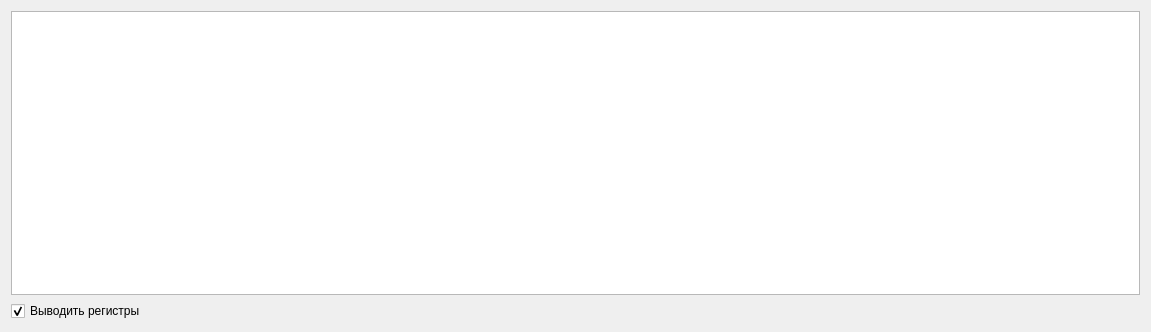
<?xml version="1.0" encoding="UTF-8"?>
<ui version="4.0">
 <class>Log</class>
 <widget class="QDialog" name="Log">
  <property name="geometry">
   <rect>
    <x>0</x>
    <y>0</y>
    <width>1151</width>
    <height>332</height>
   </rect>
  </property>
  <property name="windowTitle">
   <string>Журнал отладки</string>
  </property>
  <layout class="QGridLayout" name="gridLayout">
   <item row="0" column="0" colspan="2">
    <widget class="QPlainTextEdit" name="logText">
     <property name="readOnly">
      <bool>true</bool>
     </property>
     <property name="cursorWidth">
      <number>0</number>
     </property>
     <property name="textInteractionFlags">
      <set>Qt::TextSelectableByKeyboard|Qt::TextSelectableByMouse</set>
     </property>
    </widget>
   </item>
   <item row="1" column="0">
    <widget class="QCheckBox" name="cbRegisters">
     <property name="text">
      <string>Выводить регистры</string>
     </property>
     <property name="checked">
      <bool>true</bool>
     </property>
     <property name="tristate">
      <bool>false</bool>
     </property>
    </widget>
   </item>
  </layout>
 </widget>
 <resources/>
 <connections/>
</ui>
